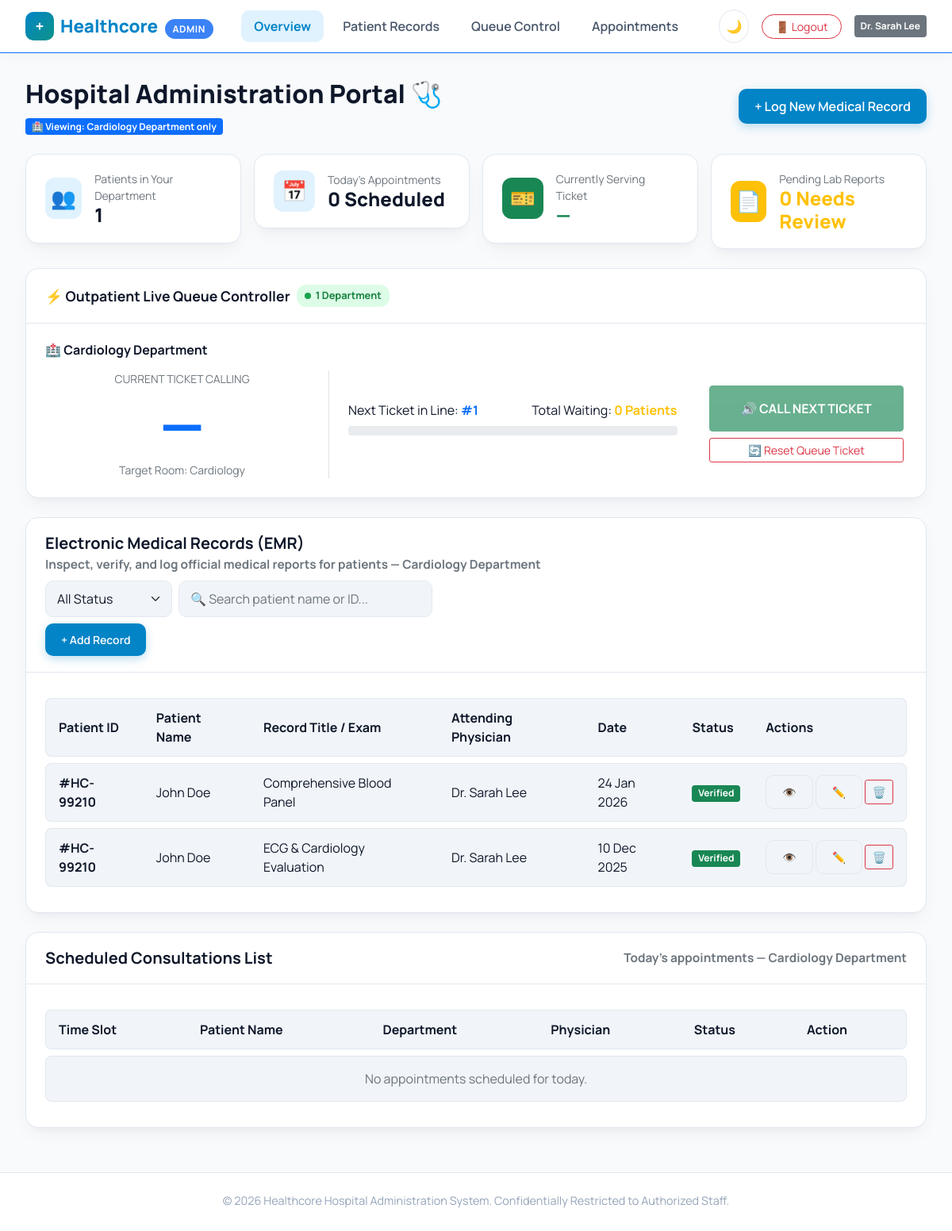
Screenshot of /admin.php (signed in) with the database file from the repository.
### tables this page shows
CREATE TABLE `doctors` (
  `id` int(11) NOT NULL,
  `user_id` int(11) NOT NULL,
  `doctor_code` varchar(20) NOT NULL,
  `department` varchar(100) NOT NULL
);

CREATE TABLE `medical_records` (
  `id` int(11) NOT NULL,
  `patient_id` int(11) NOT NULL,
  `doctor_id` int(11) NOT NULL,
  `title` varchar(200) NOT NULL,
  `notes` text DEFAULT NULL,
  `record_date` date NOT NULL,
  `status` enum('Verified','Under Review') DEFAULT 'Under Review',
  `created_at` timestamp NOT NULL DEFAULT current_timestamp()
);

CREATE TABLE `patients` (
  `id` int(11) NOT NULL,
  `user_id` int(11) NOT NULL,
  `patient_code` varchar(20) NOT NULL,
  `dob` date DEFAULT NULL,
  `gender` enum('Male','Female','Other') DEFAULT 'Other',
  `blood_type` varchar(5) DEFAULT NULL,
  `height_cm` int(11) DEFAULT NULL,
  `weight_kg` int(11) DEFAULT NULL,
  `address` varchar(255) DEFAULT NULL,
  `emergency_name` varchar(120) DEFAULT NULL,
  `emergency_phone` varchar(30) DEFAULT NULL,
  `insurance_provider` varchar(150) DEFAULT NULL,
  `insurance_policy_no` varchar(60) DEFAULT NULL,
  `primary_doctor_id` int(11) DEFAULT NULL
);

CREATE TABLE `users` (
  `id` int(11) NOT NULL,
  `role` enum('patient','doctor','admin') NOT NULL DEFAULT 'patient',
  `full_name` varchar(120) NOT NULL,
  `email` varchar(150) NOT NULL,
  `password` varchar(255) NOT NULL,
  `phone` varchar(30) DEFAULT NULL,
  `created_at` timestamp NOT NULL DEFAULT current_timestamp()
);

### admin.php (the view, shortened to what the rows shown need)
<?php
require_once 'auth.php';
require_once 'db.php';
require_once 'queue_helpers.php';
$isDoctor      = current_role() === 'doctor';
$myDepartment  = null;
if ($isDoctor) {
    $meStmt = $pdo->prepare('SELECT id, department FROM doctors WHERE user_id = ?');
    $meStmt->execute([$_SESSION['user_id']]);
    $me = $meStmt->fetch();
    $myDepartment = $me['department'];
}
$queueDepartments = $isDoctor ? [$myDepartment] : active_departments($pdo);
$departmentQueues = [];
foreach ($queueDepartments as $dept) {
    $serving  = department_currently_serving($pdo, $dept);
    $maxTicket = department_max_ticket($pdo, $dept);
    $nextTicket = department_next_ticket($pdo, $dept);
    $waitingHere = department_waiting_count($pdo, $dept);
    $departmentQueues[] = [
        'department'  => $dept,
        'slug'        => department_slug($dept),
        'serving'     => $serving,
        'maxTicket'   => $maxTicket,
        'nextTicket'  => $nextTicket,
        'waiting'     => $waitingHere,
        'progressPct' => $maxTicket > 0 ? min(100, max(0, round(($serving / $maxTicket) * 100))) : ($serving >= 0 ? 100 : 0),
    ];
}
$recordsSql = "SELECT mr.*, p.patient_code, u1.full_name AS patient_name, u2.full_name AS doctor_name
                FROM medical_records mr
                JOIN patients p ON p.id = mr.patient_id
                JOIN users u1 ON u1.id = p.user_id
                JOIN doctors d ON d.id = mr.doctor_id
                JOIN users u2 ON u2.id = d.user_id";
$recordsParams = [];
if ($isDoctor) {
    $recordsSql .= ' WHERE d.department = ?';
    $recordsParams[] = $myDepartment;
}
$recordsSql .= ' ORDER BY mr.record_date DESC LIMIT 25';
$stmt = $pdo->prepare($recordsSql);
$stmt->execute($recordsParams);
$records = $stmt->fetchAll();
function statusBadge(string $status): string {
    return match ($status) {
        'Verified', 'Completed', 'Confirmed' => 'bg-success',
        'Under Review', 'Pending' => 'bg-warning text-dark',
        'Arrived', 'Called' => 'bg-info text-dark',
        'Cancelled' => 'bg-danger',
        default => 'bg-secondary',
    };
}
?>
<!DOCTYPE html>
<html lang="en" data-theme="light">
<head>
    <link href="https://cdn.jsdelivr.net/npm/bootstrap@5.0.2/dist/css/bootstrap.min.css" rel="stylesheet">
    <link rel="stylesheet" href="style.css">
</head>
<body>
    <main class="main-wrapper">
        <div class="d-flex align-items-center justify-content-between mb-4 flex-wrap gap-2">
            <div>
                <h2 class="manrope-800 mb-1">Hospital Administration Portal 🩺</h2>
                <?php if ($isDoctor): ?>
                    <span class="badge bg-primary mt-2">🏥 Viewing: <?= htmlspecialchars($myDepartment) ?> Department only</span>
                <?php endif; ?>
            </div>
        </div>
        <section class="card-custom mb-4" id="queue-controller">
            <div class="card-body-custom">
                <?php foreach ($departmentQueues as $i => $dq): ?>
                    <div class="dept-queue-panel <?= $i > 0 ? 'border-top pt-4 mt-4' : '' ?>"
                         data-department="<?= htmlspecialchars($dq['department']) ?>"
                         data-slug="<?= htmlspecialchars($dq['slug']) ?>">
                        <div class="row align-items-center">
                            <div class="col-lg-4 text-center border-end">
                                <h1 class="display-2 manrope-800 text-primary my-1 dept-serving-ticket"><?= $dq['serving'] >= 0 ? $dq['serving'] : '—' ?></h1>
                            </div>
                        </div>
                    </div>
                <?php endforeach; ?>
            </div>
        </section>
        <section class="card-custom mb-4" id="records-management">
            <div class="card-header-custom flex-wrap gap-2">
                <div>
                    <h5 class="manrope-700 mb-0">Electronic Medical Records (EMR)</h5>
                    <small class="text-muted">Inspect, verify, and log official medical reports for patients<?= $isDoctor ? ' — ' . htmlspecialchars($myDepartment) . ' Department' : '' ?></small>
                </div>
            </div>
            <div class="card-body-custom">
                <div class="records-table-container">
                    <table class="records-table">
                        <thead>
                            <tr><th>Patient ID</th><th>Patient Name</th><th>Record Title / Exam</th><th>Attending Physician</th><th>Date</th><th>Status</th><th>Actions</th></tr>
                        </thead>
                        <tbody id="adminRecordsTableBody">
                            <?php foreach ($records as $r): ?>
                                <tr data-status="<?= htmlspecialchars($r['status']) ?>">
                                    <td><strong>#<?= htmlspecialchars($r['patient_code']) ?></strong></td>
                                    <td><?= htmlspecialchars($r['patient_name']) ?></td>
                                    <td><?= htmlspecialchars($r['title']) ?></td>
                                    <td><?= htmlspecialchars($r['doctor_name']) ?></td>
                                    <td><?= date('d M Y', strtotime($r['record_date'])) ?></td>
                                    <td><span class="badge <?= statusBadge($r['status']) ?>"><?= htmlspecialchars($r['status']) ?></span></td>
                                    <td class="text-nowrap">
                                        <button type="button" class="btn btn-sm btn-outline-custom view-record-btn" title="View"
                                                data-patient="<?= htmlspecialchars($r['patient_name']) ?> (#<?= htmlspecialchars($r['patient_code']) ?>)"
                                                data-doctor="<?= htmlspecialchars($r['doctor_name']) ?>"
                                                data-date="<?= date('d M Y', strtotime($r['record_date'])) ?>"
                                                data-status="<?= htmlspecialchars($r['status']) ?>"
                                                data-title="<?= htmlspecialchars($r['title']) ?>"
                                                data-notes="<?= htmlspecialchars($r['notes'] ?? '') ?>">👁️</button>
                                        <button type="button" class="btn btn-sm btn-outline-custom edit-record-btn" title="Edit"
                                                data-id="<?= (int) $r['id'] ?>"
                                                data-patient-id="<?= (int) $r['patient_id'] ?>"
                                                data-doctor-id="<?= (int) $r['doctor_id'] ?>"
                                                data-title="<?= htmlspecialchars($r['title']) ?>"
                                                data-notes="<?= htmlspecialchars($r['notes'] ?? '') ?>"
                                                data-date="<?= htmlspecialchars($r['record_date']) ?>">✏️</button>
                                        <form method="POST" action="admin.php" class="d-inline" onsubmit="return confirm('Delete this medical record? This cannot be undone.');">
                                            <button type="submit" class="btn btn-sm btn-outline-danger" title="Delete">🗑️</button>
                                        </form>
                                    </td>
                                </tr>
                            <?php endforeach; ?>
                        </tbody>
                    </table>
                </div>
            </div>
        </section>
        <section class="card-custom mb-4" id="appointments-management">
            <div class="card-header-custom">
                <h5 class="manrope-700 mb-0">Scheduled Consultations List</h5>
                <small class="text-muted">Today's appointments <?= $isDoctor ? ' — ' . htmlspecialchars($myDepartment) . ' Department' : '' ?></small>
            </div>
            <div class="card-body-custom">
                <div class="records-table-container">
                    <table class="records-table">
                        <thead>
                            <tr><th>Time Slot</th><th>Patient Name</th><th>Department</th><th>Physician</th><th>Status</th><th>Action</th></tr>
                        </thead>
                    </table>
                </div>
            </div>
        </section>
    </main>
</body>
</html>

### rows the page displays
doctors: department "Cardiology"
medical_records: patient.patient_code "HC-99210", users.full_name "John Doe", title "Comprehensive Blood Panel", users.full_name "Dr. Sarah Lee", record_date "24 Jan 2026", status "Verified"
medical_records: patient.patient_code "HC-99210", users.full_name "John Doe", title "ECG & Cardiology Evaluation", users.full_name "Dr. Sarah Lee", record_date "10 Dec 2025", status "Verified"

### other values shown
$_SESSION['full_name'] "Dr. Sarah Lee"
$totalPatients "1"
$todaysApptCount "0"
$pendingReports "0"
count($departmentQueues) "1"
$dq['department'] "Cardiology"
$dq['nextTicket'] "1"
$dq['waiting'] "0"
